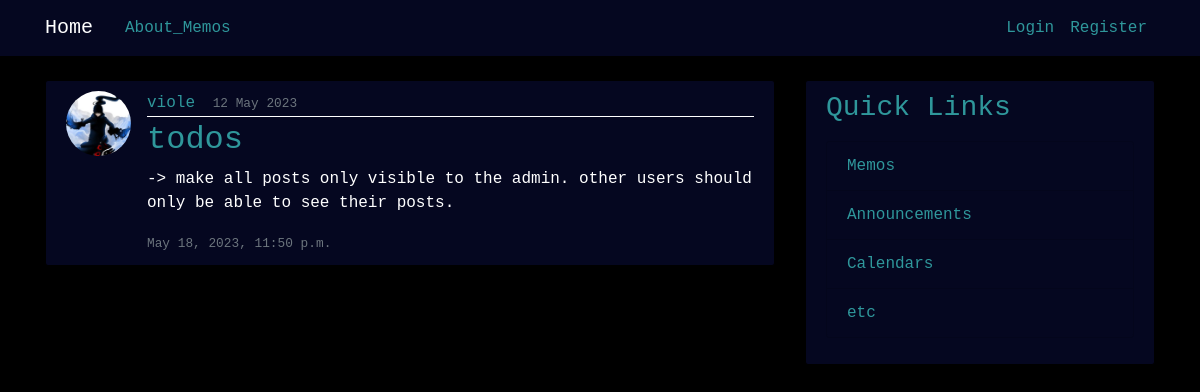
Before: /memo/post/13/ with the older database file.
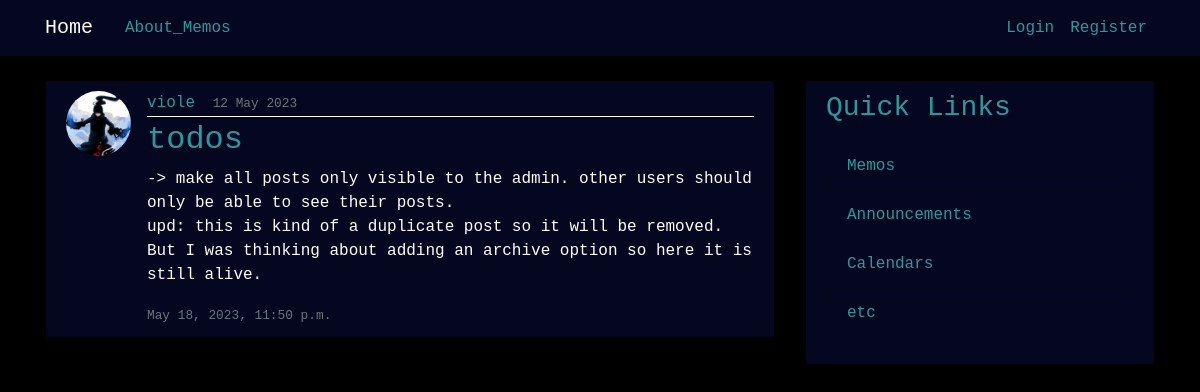
After: the same page with the newer database file.
### memo/models.py (models this page shows, shortened)
class Post(models.Model):
    title = models.CharField(max_length=100)
    content = models.TextField()
    date_posted = models.DateTimeField(default=timezone.now)
    date_due = models.DateTimeField()
    author = models.ForeignKey(User, on_delete=models.CASCADE)

### users/models.py (models this page shows, shortened)
class Profile(models.Model):
    user = models.OneToOneField(User, on_delete=models.CASCADE)
    image = models.ImageField(default='default.jpg', upload_to='profile_pics')

### memo/views.py (the view)
# urls.py: path('post/<int:pk>/', PostDetailView.as_view(), name='post-detail'),
class PostDetailView(DetailView):
    model = Post

### memo/templates/memo/post_detail.html (shortened to what this page needs)
{% extends "memo/base.html" %}
{% block content %}
    <article class="media content-section">
        <img class="rounded-circle article-img" src="{{ object.author.profile.image.url }}">
        <div class="media-body">
        <div class="article-metadata">
            <a class="mr-2" href="#">{{ object.author }}</a>
            <small class="text-muted">{{ object.date_posted|date:"d F Y" }}</small>
        </div>
        <h2 class="article-title">{{ object.title }}</h2>
        <p class="article-content">{{ object.content }}</p>
        <small class="text-muted">{{ object.date_due }}</small>
        </div>
    </article>
{% endblock content %}

Changed rows visible on the page:
changed Post "todos": content "-> make all posts only visible to the admin. other users should only be able to see their posts." → "…to see their posts. upd: this is kind of a duplicate post so it will be removed. But I was thinking about adding an archive option so here it is still alive."
